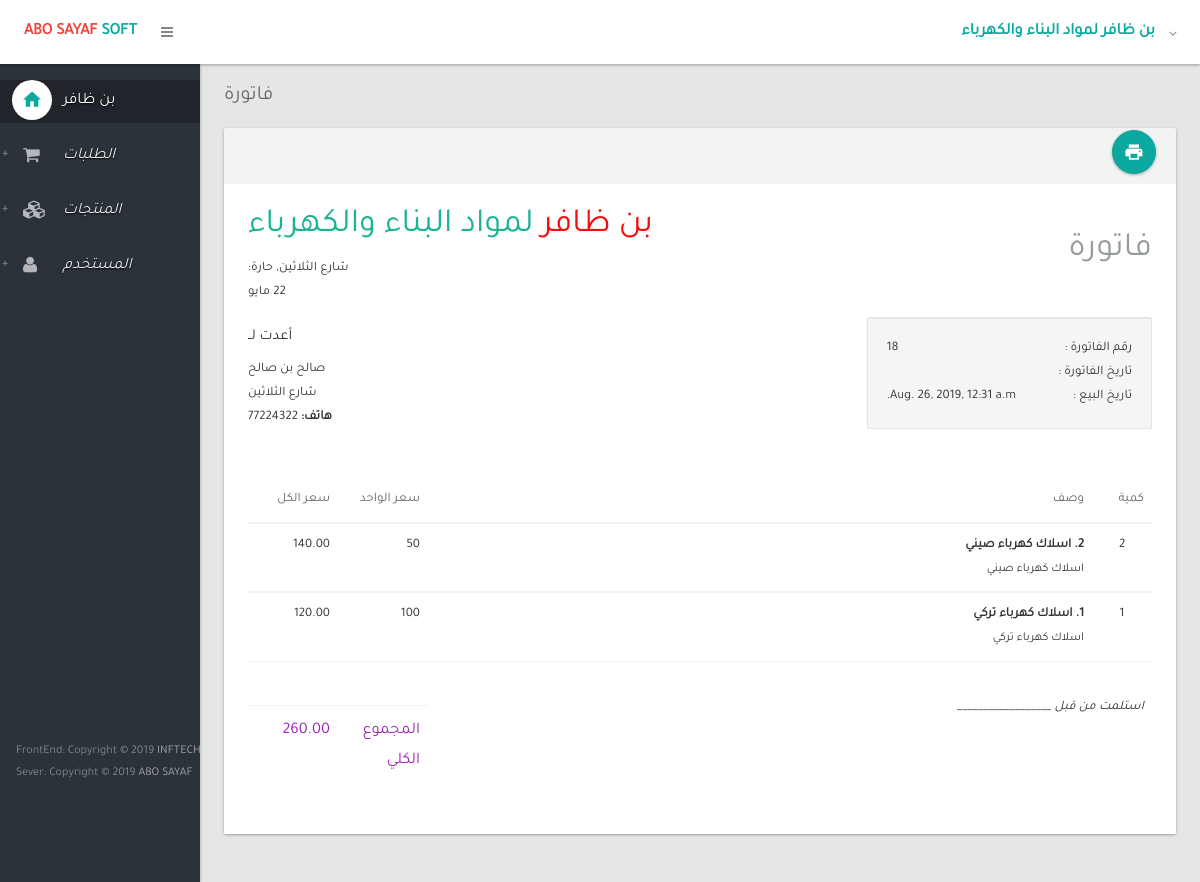
The page /order/18/ (signed in) on the database its author committed.
### inventory/models.py (models this page shows, shortened)
class Oorder(models.Model):
    name  = models.CharField(max_length=50)
    phone = models.CharField(max_length=20)
    address     = models.CharField(max_length=250)
    city        = models.CharField(max_length=100)
    created     = models.DateTimeField(auto_now_add=True)
    updated     = models.DateTimeField(auto_now=True)
    order_status = models.CharField(max_length=50)
    payment_option = models.CharField(max_length=50)
    class Meta:
        ordering = ('-created',)
        verbose_name = "Oorder"
        verbose_name_plural = "Oorders"
    def get_total_cost(self):
        total_cost =  sum(item.get_cost() for item in self.items.all())
        return total_cost

class OrderItem(models.Model):
    order       = models.ForeignKey(Oorder,related_name='items',on_delete=models.CASCADE)
    product     = models.ForeignKey(Product,related_name='order_items',on_delete=models.CASCADE)
    price       = models.DecimalField(max_digits=10,decimal_places=2)
    quantity    = models.PositiveIntegerField(default=1)
    created     = models.DateTimeField(auto_now_add=True)
    updated     = models.DateTimeField(auto_now=True)
    class Meta:
        verbose_name = "OrderItem"
        verbose_name_plural = "OrderItems"
    def get_cost(self):
        return self.price * self.quantity

class Product(models.Model):
    category = models.ForeignKey(Category,related_name='product',on_delete=models.CASCADE)
    product_name = models.CharField(max_length=200, db_index=True)
    slug = models.SlugField(max_length=200,db_index=True)
    product_details = models.TextField()
    price= models.IntegerField()
    price_out= models.IntegerField()
    active = models.IntegerField(default='1')
    stock = models.PositiveIntegerField()
    available = models.BooleanField(default=True)
    created = models.DateTimeField(auto_now_add=True)
    updated = models.DateTimeField(auto_now=True)
    class Meta:
            ordering = ('-created',)
            index_together = (('id','slug'),)
            verbose_name = "Product"
            verbose_name_plural = "Products"

### inventory/views.py (the view)
# urls.py: url(r'^order/(?P<order_id>\d+)/$', my_order.show, name='show'),
@login_required
def show(request, order_id):
    order = get_object_or_404(Oorder,id =order_id)
    return render(request, 'show.html', {'order': order})

### templates/show.html (shortened to what this page needs)
{% extends 'layout.html' %}
{% load staticfiles %}
{% block body %}
                <section>
                    <div class="section-header">
						<ol class="breadcrumb">
							<li class="active">فاتورة</li>
						</ol>
					</div>
					<div class="section-body">
                        <div class="row">
							<div class="col-lg-12">
								<div class="card card-printable style-default-light">
									<div class="card-head">
										<div class="tools">
											<div class="btn-group">
												<a class="btn btn-floating-action btn-primary" href="javascript:void(0);" onclick="javascript:window.print();"><i class="md md-print"></i></a>
											</div>
										</div>
									</div>
									<div class="card-body style-default-bright" id="print">
										<div class="row">
											<div class="col-xs-8">
												<h1 class=" text-accent-dark " style="margin-top: 0px; color: #f70b0b">بن ظافر  <strong class="text-light" style="color: #1ab394">لمواد البناء والكهرباء</strong></h1>
												<p class=" text-left" style="direction: rtl;">شارع الثلاثين, حارة:<br>22 مايو</p>
											</div>
											<div class="col-xs-4 text-right">
												<h1 class="text-light text-default-light">فاتورة</h1>
											</div>
										</div>
										<div class="row">
											<div class="col-xs-8">
												<h4 class="text-light">أعدت لــ</h4>
												<address>
													<strong>{{ order.name }}</strong><br>
													{{ order.address }}<br>
													<b>هاتف:</b> {{ order.phone }}
												</address>
											</div>
											<div class="col-xs-4" style="direction: rtl;">
												<div class="well">
													<div class="clearfix">
														<div class="pull-right"> رقم الفاتورة : </div>
														<div class="pull-left"> {{ order.id }} </div>
													</div>
													<div class="clearfix">
														<div class="pull-right"> تاريخ الفاتورة : </div>
													</div>
													<div class="clearfix">
														<div class="pull-right"> تاريخ البيع : </div>
														<div class="pull-left"> {{ order.created }} </div>
													</div>
												</div>
											</div>
										</div>
										<br/>
										<div class="row">
											<div class="col-md-12">
												<table class="table">
													<thead>
														<tr>
															<th style="width:60px" class="text-center">كمية</th>
															<th class="text-left">وصف</th>
                                                            <th style="width:90px" class="text-right">سعر الواحد</th>
															<th style="width:90px" class="text-right">سعر الكل</th>
														</tr>
													</thead>
													            {% for order in order.items.all %}
													<tbody>
														<tr>
															<td class="text-center">{{ order.quantity }}</td>
															<td> <b>{{ order.product.id}}. {{ order.product.product_name }}</b> <br><small>{{ order.product.product_details}}</small></td>
															<td class="text-right"> {{ order.product.price }}</td>
															<td class="text-right">{{ order.get_cost }}</td>
														</tr>
														<tr>
{% endfor %}
															<td colspan="2" rowspan="4">
																<br>
																<p><strong><em>استلمت من قبل  __________________</em></strong></p>
															</td>
															<td class="text-right"></td>
															<td class="text-right">{{ order.get_cost}}</td>
														</tr>
														<tr>
															<td class="text-right hidden-border"></td>
															<td class="text-right hidden-border"></td>
														</tr>
														<tr>
															<td class="text-right"><strong class="text-lg text-accent">المجموع الكلي</strong></td>
															<td class="text-right"><strong class="text-lg text-accent">{{order.get_total_cost}}</strong></td>
														</tr>
													</tbody>
												</table>
											</div>
										</div>
									</div>
								</div>
							</div>
						</div>
					</div>
                </section>
{% endblock %}

### static/css/change_ar.css (style rules this page uses)
.table { direction: rtl; text-align: right; }
.table thead tr th { text-align: right; }
body { font-family:'Tajawal', cursive; }

### rows shown on the page
Oorder: name "صالح بن صالح", address "شارع الثلاثين", phone "77224322", id "18", created "Aug. 26, 2019, 12:31 a.m.", get_total_cost "260.00"
OrderItem: quantity "2", product.id "2", product.product_name "اسلاك كهرباء صيني", product.product_details "اسلاك كهرباء صيني", product.price "50", get_cost "140.00"
OrderItem: quantity "1", product.id "1", product.product_name "اسلاك كهرباء تركي", product.product_details "اسلاك كهرباء تركي", product.price "100", get_cost "120.00"
